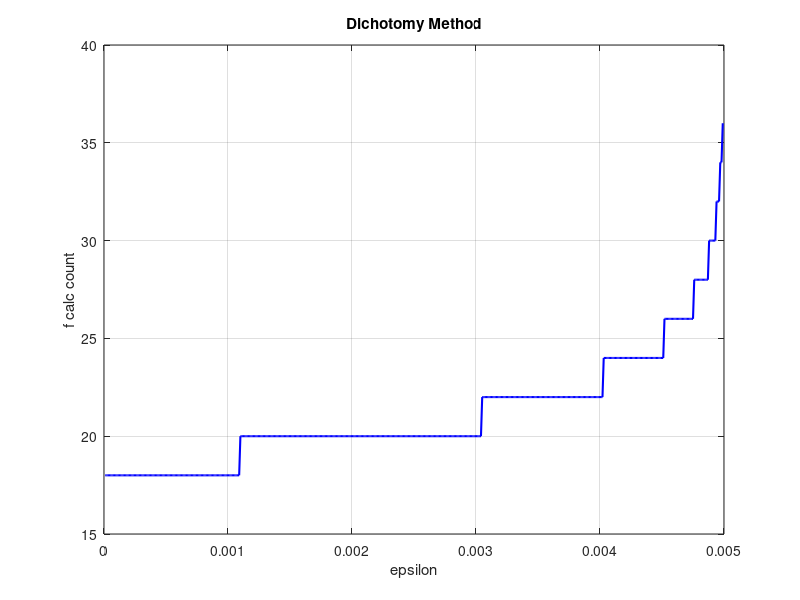

The MATLAB script that drew this image:
% Define f1(x)
f1 = @(x) (x - 2)^2 + x * log(x + 3);
% Define f2(x)
f2 = @(x) exp(-2 * x) + (x - 2)^2;
% Define f3(x)
f3 = @(x) exp(x) * (x^3 - 1) + (x - 1) * sin(x);

% Dichotomy method for finding the minimum of a function
% dichotomyFunc(function, l, epsilon)
% l: Desired accuracy
% Epsilon: Tolerance
function y = dichotomyFunc(f,l,epsilon)
    % Initialize the interval and tolerance parameters
    a = -1;
    b = 3;
    fcount = 0;      % Counter for the number of iterations

    % Iterative search
    while (b - a) > l
        % Midpoint of the current interval
        m = (a + b) / 2;
        
        % Calculate x1 and x2 close to the midpoint m
        x1 = m - epsilon;
        x2 = m + epsilon;
        
        % Evaluate function at x1 and x2
        f_x1 = f(x1);
        f_x2 = f(x2);
        
        % Update the interval [a, b] based on function values at x1 and x2
        if f_x1 < f_x2
            b = x2;  % Keep the left half
        else
            a = x1;  % Keep the right half
        end
        fcount = fcount + 2; % here we count function evaluations
    end

    % Output the result
    minimum_x = (a + b) / 2;
    minimum_f = f(minimum_x);

    fprintf('Approximate minimum value: %.5f at x = %.5f\n', minimum_f, minimum_x);
    fprintf('Interval [a,b]: [%.5f,%.5f]\n', a, b);

    y = fcount;
end

% Function calculation count vs. epsilon
i_values = 0.00001:0.00001:0.004999999; % The range of i values
fcount_values = zeros(size(i_values)); % Preallocate for efficiency

for idx = 1:length(i_values)
    i = i_values(idx);
    fcount_values(idx) = dichotomyFunc(f1,0.01,i);
end

% Plot
plot(i_values, fcount_values, 'b-', 'LineWidth', 1.5);
xlabel('epsilon');
ylabel('f calc count');
title('Dichotomy Method');
grid on;

